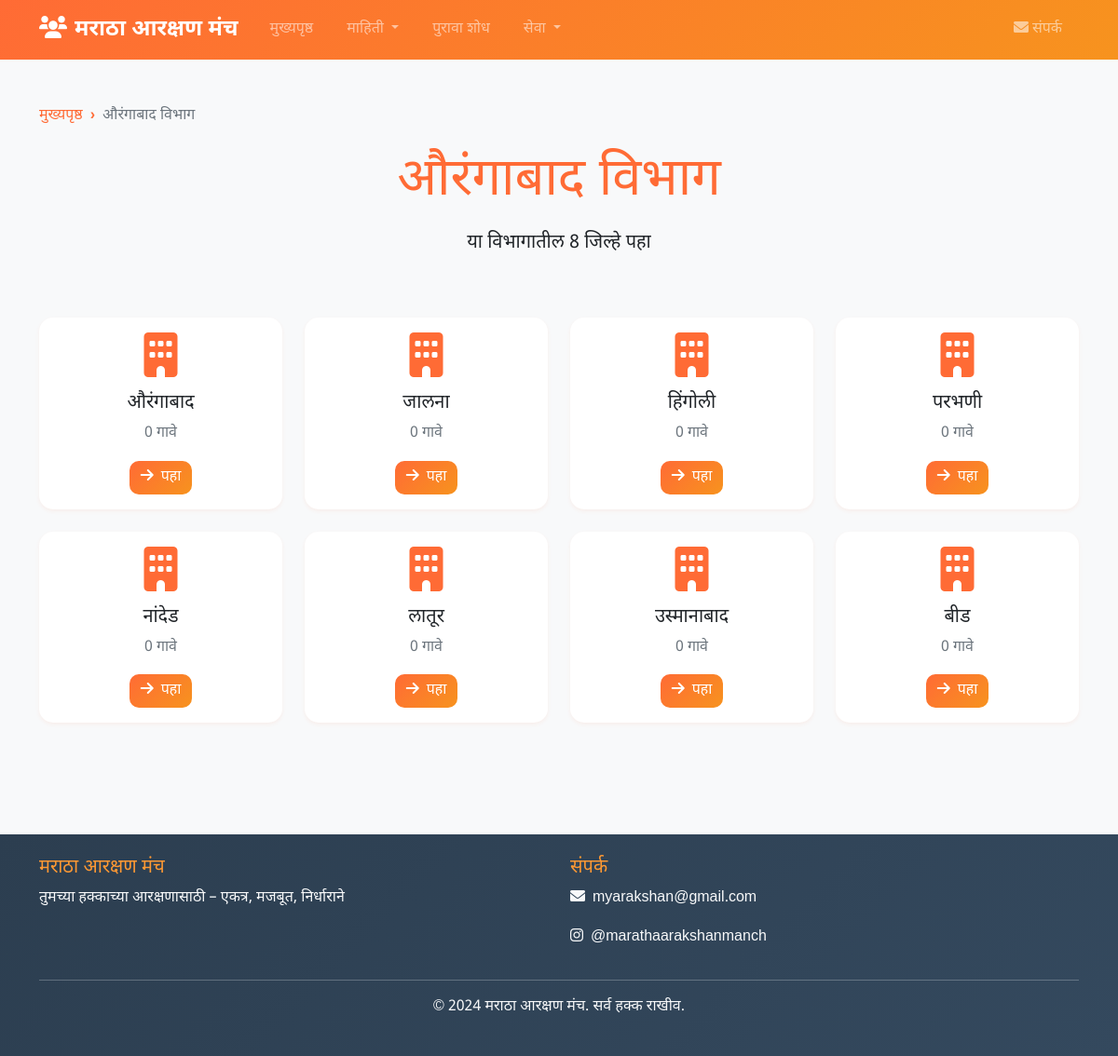
The app's page /division/1/ with its own data.
### core/models.py (models this page shows, shortened)
class Division(models.Model):
    name = models.CharField(max_length=100, verbose_name="विभागाचे नाव")
    class Meta:
        verbose_name = "विभाग"
        verbose_name_plural = "विभाग"
        db_table = "division"

class District(models.Model):
    name = models.CharField(max_length=100, verbose_name="जिल्ह्याचे नाव")
    division = models.ForeignKey(Division, on_delete=models.CASCADE, related_name='districts', verbose_name="विभाग")
    class Meta:
        verbose_name = "जिल्हा"
        verbose_name_plural = "जिल्हे"
        db_table = "district"

### core/views.py (the view)
# urls.py: path('division/<int:division_id>/', views.view_division, name='view_division'),
def view_division(request, division_id):
    division = get_object_or_404(Division, id=division_id)
    districts = District.objects.filter(division=division)
    return render(request, 'division.html', {
        'division': division,
        'districts': districts
    })

### templates/division.html (shortened to what this page needs)
{% extends "base.html" %}
{% load static %}
{% block content %}
<div class="container py-5">
    <nav aria-label="breadcrumb" class="mb-4">
        <ol class="breadcrumb">
            <li class="breadcrumb-item"><a href="{% url 'core:home' %}">मुख्यपृष्ठ</a></li>
            <li class="breadcrumb-item active" aria-current="page">{{ division.name }}</li>
        </ol>
    </nav>
    <div class="row mb-5">
        <div class="col-12 text-center">
            <h1 class="display-4 text-primary mb-3">{{ division.name }}</h1>
            <p class="lead">या विभागातील {{ districts|length }} जिल्हे पहा</p>
        </div>
    </div>
    <div class="row">
        {% for district in districts %}
        <div class="col-lg-3 col-md-4 col-sm-6 mb-4">
            <div class="card h-100 shadow-sm hover-card">
                <div class="card-body text-center">
                    <i class="fas fa-building fa-3x text-primary mb-3"></i>
                    <h5 class="card-title">{{ district.name }}</h5>
                    <p class="card-text text-muted">{{ district.villages|length }} गावे</p>
                    <a href="{% url 'core:view_district' district.id %}" class="btn btn-primary">
                        <i class="fas fa-arrow-right me-2"></i>पहा
                    </a>
                </div>
            </div>
        </div>
        {% endfor %}
    </div>
</div>
{% endblock %}

### templates/base.html (shortened to what this page needs)
{% load static %}
<!DOCTYPE html>
<html lang="mr">
<head>
    <link href="https://cdn.jsdelivr.net/npm/bootstrap@5.1.3/dist/css/bootstrap.min.css" rel="stylesheet">
    <link href="https://cdnjs.cloudflare.com/ajax/libs/font-awesome/6.0.0/css/all.min.css" rel="stylesheet">
    <link href="{% static 'css/style.css' %}" rel="stylesheet">
</head>
<body>
    <nav class="navbar navbar-expand-lg navbar-dark bg-primary">
        <div class="container">
            <a class="navbar-brand fw-bold" href="{% url 'core:home' %}">
                <i class="fas fa-users me-2"></i>मराठा आरक्षण मंच
            </a>
            <div class="collapse navbar-collapse" id="navbarNav">
                <ul class="navbar-nav me-auto">
                    <li class="nav-item">
                        <a class="nav-link" href="{% url 'core:home' %}">मुख्यपृष्ठ</a>
                    </li>
                    <li class="nav-item dropdown">
                        <a class="nav-link dropdown-toggle" href="#" id="infoDropdown" role="button" data-bs-toggle="dropdown" aria-expanded="false">
                            माहिती
                        </a>
                    </li>
                    <li class="nav-item">
                        <a class="nav-link" href="{% url 'core:pre1967_records' %}">पुरावा शोध</a>
                    </li>
                    <li class="nav-item dropdown">
                        <a class="nav-link dropdown-toggle" href="#" id="servicesDropdown" role="button" data-bs-toggle="dropdown" aria-expanded="false">
                            सेवा
                        </a>
                    </li>
                </ul>
                <div class="navbar-nav">
                    {% if user.is_authenticated %}
                    <div class="nav-item dropdown">
                        <a class="nav-link dropdown-toggle" href="#" id="userDropdown" role="button" data-bs-toggle="dropdown" aria-expanded="false">
                            <i class="fas fa-user-circle me-1"></i>{{ user.username }}
                        </a>
                        <ul class="dropdown-menu dropdown-menu-end" aria-labelledby="userDropdown">
                            <li><a class="dropdown-item" href="{% url 'accounts:dashboard' %}"><i class="fas fa-tachometer-alt me-2"></i>डैशबोर्ड</a></li>
                            <li><a class="dropdown-item" href="{% url 'accounts:profile' %}"><i class="fas fa-user me-2"></i>प्रोफाइल</a></li>
                            <li><a class="dropdown-item" href="{% url 'accounts:notifications' %}"><i class="fas fa-bell me-2"></i>सूचना</a></li>
                            <li><hr class="dropdown-divider"></li>
                            <li><a class="dropdown-item" href="{% url 'accounts:premium_services' %}"><i class="fas fa-crown me-2"></i>प्रीमियम सेवा</a></li>
                            <li><hr class="dropdown-divider"></li>
                            <li><a class="dropdown-item" href="{% url 'accounts:logout' %}"><i class="fas fa-sign-out-alt me-2"></i>लॉग आउट</a></li>
                        </ul>
                    </div>
                    {% else %}
                    <ul class="navbar-nav">
                        <li class="nav-item">
                            <a class="nav-link" href="{% url 'core:contact' %}">
                                <i class="fas fa-envelope me-1"></i>संपर्क
                            </a>
                        </li>
                    </ul>
                    {% endif %}
                </div>
            </div>
        </div>
    </nav>
    <main>
        {% block content %}{% endblock %}
    </main>
    <footer class="bg-dark text-light py-4 mt-5">
        <div class="container">
            <div class="row">
                <div class="col-md-6">
                    <h5>मराठा आरक्षण मंच</h5>
                    <p>तुमच्या हक्काच्या आरक्षणासाठी – एकत्र, मजबूत, निर्धाराने</p>
                </div>
                <div class="col-md-6">
                    <h5>संपर्क</h5>
                    <p><i class="fas fa-envelope me-2"></i>myarakshan@gmail.com</p>
                    <p><i class="fab fa-instagram me-2"></i>@marathaarakshanmanch</p>
                </div>
            </div>
            <hr>
            <div class="text-center">
                <p>&copy; 2024 मराठा आरक्षण मंच. सर्व हक्क राखीव.</p>
            </div>
        </div>
    </footer>
</body>
</html>

### static/css/style.css (style rules this page uses)
body { font-family: 'Noto Sans Devanagari', 'Arial', sans-serif; line-height: 1.6; background-color: #f8f9fa; }
:root { --primary-color: #ff6b35; --secondary-color: #004e89; --success-color: #28a745; --warning-color: #ffc107; --danger-color: #dc3545; --info-color: #17a2b8; --orange-gradient: linear-gradient(135deg, #ff6b35 0%, #f7931e 100%); --saffron-color: #ff9933; --white-color: #ffffff; --green-color: #138808; }
.bg-primary { background: var(--orange-gradient) !important; }
.btn-primary { background: var(--orange-gradient); border-color: var(--primary-color); border: none; }
.text-primary { color: var(--primary-color) !important; }
.card { border: none; border-radius: 15px; transition: all 0.3s ease; }
.navbar-brand { font-size: 1.5rem; font-weight: 600; }
.navbar-nav .nav-link { font-weight: 500; margin: 0 10px; transition: color 0.3s ease; }
.btn { border-radius: 10px; font-weight: 500; transition: all 0.3s ease; }
.card-body i { transition: transform 0.3s ease; }
footer { background: linear-gradient(135deg, #2c3e50 0%, #34495e 100%) !important; }
footer h5 { color: var(--saffron-color); }
.breadcrumb { background-color: transparent; padding: 0; }
.breadcrumb-item + .breadcrumb-item::before { content: "›"; color: var(--primary-color); font-weight: bold; }
.breadcrumb-item a { color: var(--primary-color); text-decoration: none; }
.shadow-sm { box-shadow: 0 0.125rem 0.25rem rgba(255, 107, 53, 0.075) !important; }

### records on screen
Division: name "औरंगाबाद विभाग"
District: name "औरंगाबाद", villages|length "0"
District: name "जालना", villages|length "0"
District: name "हिंगोली", villages|length "0"
District: name "परभणी", villages|length "0"
District: name "नांदेड", villages|length "0"
District: name "लातूर", villages|length "0"
District: name "उस्मानाबाद", villages|length "0"
District: name "बीड", villages|length "0"

### other values on screen
{{ districts|length }} "8"
